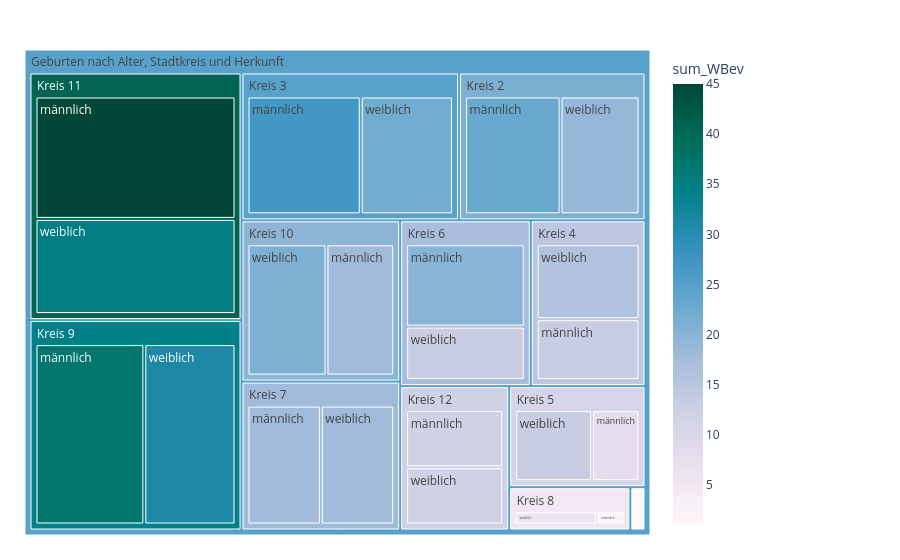

The code cell stored with this chart in its notebook:
### Code cell
fig = px.treemap(myTreemapAgg.reset_index()
                 , path=[px.Constant("Geburten nach Alter, Stadtkreis und Herkunft"), 'KreisLang', 'SexLang']
                 , values='sum_WBev'
                 , color='sum_WBev'
                 ## bei discrete scales (bei Klassen und Strings):                 
                 #, color_discrete_map={'(?)':'lightgrey','EVP':'gold', 'SP':'#FF3030', 'PdA':'#EE3B3B', 'Grüne':'#A2CD5A','GLP':'#CAFF70','Die Mitte':'orange','FDP':'#104E8B','AL':'deeppink','SVP':'forestgreen', 'FL ZÜRI':'#8B864E','Volt':'#lightblue' }                
                 ## bei continuous scales (bei Zahlenwerten):
                , color_continuous_scale='PuBuGn'
                #, color_continuous_midpoint=np.average(df['AnzBestWir'], weights=df['AnzBestWir']) 
                 #,height=400
                 #,width=1500
                )
fig.update_traces(root_color="grey")
fig.update_layout(margin = dict(t=50, l=25, r=250, b=25))#, title="WBev nach Alter, Stadtkreis und Herkunft")
fig.show()

### Figure 1 — Plotly figure (JSON) as saved in the notebook; plotly's stock layout.template omitted (floating-point values rounded to 4 significant figures)
{"data": [{"branchvalues": "total", "customdata": [[18], [45], [12], [23], [27], [13], [8], [20], [18], [2], [37], [1], [21], [35], [12], [19], [22], [16], [13], [13], [18], [6], [31], [1], [19.62], [40.62], [12], [21.19], [24.76], [14.66], [11.1], [17.24], [18], [5], [34.26], [24.77]], "domain": {"x": [0, 1], "y": [0, 1]}, "hovertemplate": "labels=%{label}<br>sum_WBev_sum=%{value}<br>parent=%{parent}<br>id=%{id}<br>sum_WBev=%{color}<extra></extra>", "ids": ["Geburten nach Alter, Stadtkreis und Herkunft/Kreis 10/männlich", "Geburten nach Alter, Stadtkreis und Herkunft/Kreis 11/männlich", "Geburten nach Alter, Stadtkreis und Herkunft/Kreis 12/männlich", "Geburten nach Alter, Stadtkreis und Herkunft/Kreis 2/männlich", "Geburten nach Alter, Stadtkreis und Herkunft/Kreis 3/männlich", "Geburten nach Alter, Stadtkreis und Herkunft/Kreis 4/männlich", "Geburten nach Alter, Stadtkreis und Herkunft/Kreis 5/männlich", "Geburten nach Alter, Stadtkreis und Herkunft/Kreis 6/männlich", "Geburten nach Alter, Stadtkreis und Herkunft/Kreis 7/männlich", "Geburten nach Alter, Stadtkreis und Herkunft/Kreis 8/männlich", "Geburten nach Alter, Stadtkreis und Herkunft/Kreis 9/männlich", "Geburten nach Alter, Stadtkreis und Herkunft/Kreis 1/weiblich", "Geburten nach Alter, Stadtkreis und Herkunft/Kreis 10/weiblich", "Geburten nach Alter, Stadtkreis und Herkunft/Kreis 11/weiblich", "Geburten nach Alter, Stadtkreis und Herkunft/Kreis 12/weiblich", "Geburten nach Alter, Stadtkreis und Herkunft/Kreis 2/weiblich", "Geburten nach Alter, Stadtkreis und Herkunft/Kreis 3/weiblich", "Geburten nach Alter, Stadtkreis und Herkunft/Kreis 4/weiblich", "Geburten nach Alter, Stadtkreis und Herkunft/Kreis 5/weiblich", "Geburten nach Alter, Stadtkreis und Herkunft/Kreis 6/weiblich", "Geburten nach Alter, Stadtkreis und Herkunft/Kreis 7/weiblich", "Geburten nach Alter, Stadtkreis und Herkunft/Kreis 8/weiblich", "Geburten nach Alter, Stadtkreis und Herkunft/Kreis 9/weiblich", "Geburten nach Alter, Stadtkreis und Herkunft/Kreis 1", "Geburten nach Alter, Stadtkreis und Herkunft/Kreis 10", "Geburten nach Alter, Stadtkreis und Herkunft/Kreis 11", "Geburten nach Alter, Stadtkreis und Herkunft/Kreis 12", "Geburten nach Alter, Stadtkreis und Herkunft/Kreis 2", "Geburten nach Alter, Stadtkreis und Herkunft/Kreis 3", "Geburten nach Alter, Stadtkreis und Herkunft/Kreis 4", "Geburten nach Alter, Stadtkreis und Herkunft/Kreis 5", "Geburten nach Alter, Stadtkreis und Herkunft/Kreis 6", "Geburten nach Alter, Stadtkreis und Herkunft/Kreis 7", "Geburten nach Alter, Stadtkreis und Herkunft/Kreis 8", "Geburten nach Alter, Stadtkreis und Herkunft/Kreis 9", "Geburten nach Alter, Stadtkreis und Herkunft"], "labels": ["männlich", "männlich", "männlich", "männlich", "männlich", "männlich", "männlich", "männlich", "männlich", "männlich", "männlich", "weiblich", "weiblich", "weiblich", "weiblich", "weiblich", "weiblich", "weiblich", "weiblich", "weiblich", "weiblich", "weiblich", "weiblich", "Kreis 1", "Kreis 10", "Kreis 11", "Kreis 12", "Kreis 2", "Kreis 3", "Kreis 4", "Kreis 5", "Kreis 6", "Kreis 7", "Kreis 8", "Kreis 9", "Geburten nach Alter, Stadtkreis und Herkunft"], "marker": {"coloraxis": "coloraxis", "colors": [18, 45, 12, 23, 27, 13, 8, 20, 18, 2, 37, 1, 21, 35, 12, 19, 22, 16, 13, 13, 18, 6, 31, 1, 19.62, 40.62, 12, 21.19, 24.76, 14.66, 11.1, 17.24, 18, 5, 34.26, 24.77]}, "name": "", "parents": ["Geburten nach Alter, Stadtkreis und Herkunft/Kreis 10", "Geburten nach Alter, Stadtkreis und Herkunft/Kreis 11", "Geburten nach Alter, Stadtkreis und Herkunft/Kreis 12", "Geburten nach Alter, Stadtkreis und Herkunft/Kreis 2", "Geburten nach Alter, Stadtkreis und Herkunft/Kreis 3", "Geburten nach Alter, Stadtkreis und Herkunft/Kreis 4", "Geburten nach Alter, Stadtkreis und Herkunft/Kreis 5", "Geburten nach Alter, Stadtkreis und Herkunft/Kreis 6", "Geburten nach Alter, Stadtkreis und Herkunft/Kreis 7", "Geburten nach Alter, Stadtkreis und Herkunft/Kreis 8", "Geburten nach Alter, Stadtkreis und Herkunft/Kreis 9", "Geburten nach Alter, Stadtkreis und Herkunft/Kreis 1", "Geburten nach Alter, Stadtkreis und Herkunft/Kreis 10", "Geburten nach Alter, Stadtkreis und Herkunft/Kreis 11", "Geburten nach Alter, Stadtkreis und Herkunft/Kreis 12", "Geburten nach Alter, Stadtkreis und Herkunft/Kreis 2", "Geburten nach Alter, Stadtkreis und Herkunft/Kreis 3", "Geburten nach Alter, Stadtkreis und Herkunft/Kreis 4", "Geburten nach Alter, Stadtkreis und Herkunft/Kreis 5", "Geburten nach Alter, Stadtkreis und Herkunft/Kreis 6", "Geburten nach Alter, Stadtkreis und Herkunft/Kreis 7", "Geburten nach Alter, Stadtkreis und Herkunft/Kreis 8", "Geburten nach Alter, Stadtkreis und Herkunft/Kreis 9", "Geburten nach Alter, Stadtkreis und Herkunft", "Geburten nach Alter, Stadtkreis und Herkunft", "Geburten nach Alter, Stadtkreis und Herkunft", "Geburten nach Alter, Stadtkreis und Herkunft", "Geburten nach Alter, Stadtkreis und Herkunft", "Geburten nach Alter, Stadtkreis und Herkunft", "Geburten nach Alter, Stadtkreis und Herkunft", "Geburten nach Alter, Stadtkreis und Herkunft", "Geburten nach Alter, Stadtkreis und Herkunft", "Geburten nach Alter, Stadtkreis und Herkunft", "Geburten nach Alter, Stadtkreis und Herkunft", "Geburten nach Alter, Stadtkreis und Herkunft", ""], "root": {"color": "grey"}, "type": "treemap", "values": [18, 45, 12, 23, 27, 13, 8, 20, 18, 2, 37, 1, 21, 35, 12, 19, 22, 16, 13, 13, 18, 6, 31, 1, 39, 80, 24, 42, 49, 29, 21, 33, 36, 8, 68, 430]}], "layout": {"coloraxis": {"colorbar": {"title": {"text": "sum_WBev"}}, "colorscale": [[0, "rgb(255,247,251)"], [0.125, "rgb(236,226,240)"], [0.25, "rgb(208,209,230)"], [0.375, "rgb(166,189,219)"], [0.5, "rgb(103,169,207)"], [0.625, "rgb(54,144,192)"], [0.75, "rgb(2,129,138)"], [0.875, "rgb(1,108,89)"], [1, "rgb(1,70,54)"]]}, "legend": {"tracegroupgap": 0}, "margin": {"b": 25, "l": 25, "r": 250, "t": 50}}}
